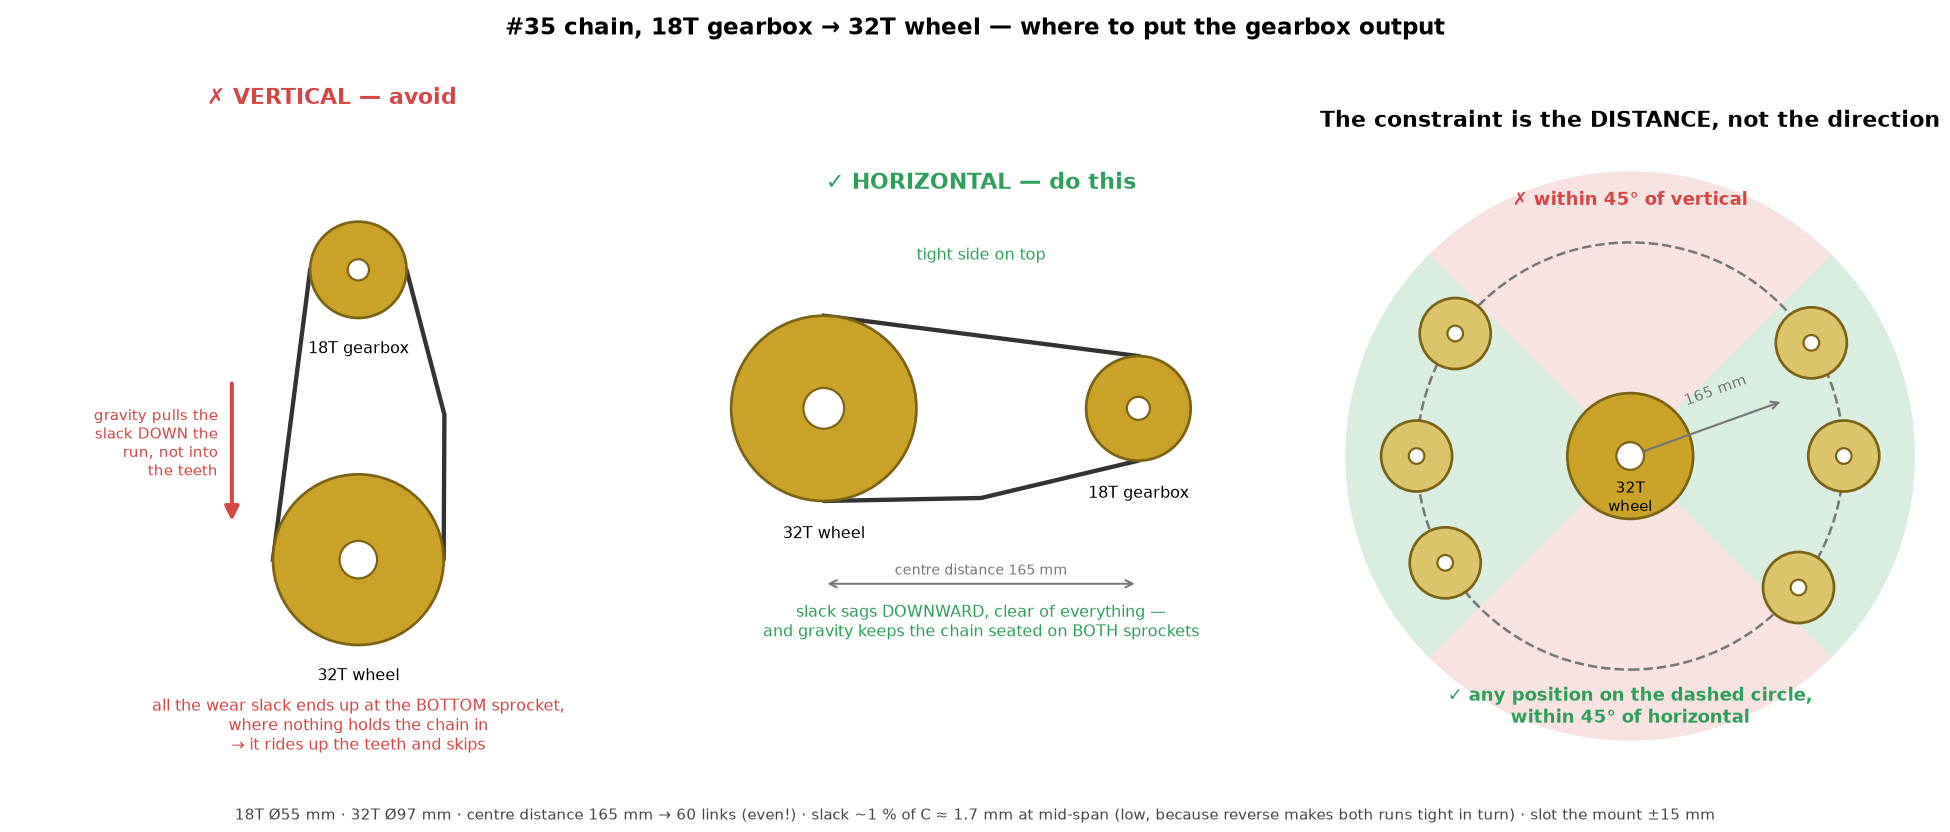

This figure's Python source:
# chain_layout.py — Where to put the gearbox output sprocket relative to the wheel one.
# #35 chain, 18T (gearbox) → 32T (wheel) — 25T until 2026-09-29. See doc/reducteur.md. Regenerate:
#   . .venv-schem/bin/activate && python doc/schematics/chain_layout.py
import math

import matplotlib
matplotlib.use('Agg')
import matplotlib.pyplot as plt
from matplotlib.patches import Circle, Wedge, FancyArrowPatch

P = 9.525                      # #35 pitch (mm)
N_GB = 18                      # gearbox-output sprocket (was 25 until 2026-09-29)
R_GB = P / (2 * math.sin(math.pi / N_GB))   # 27.4 mm pitch radius
R32 = P / (2 * math.sin(math.pi / 32))   # 48.6 mm
C = 165.0                      # chosen centre distance (mm) — short, fits the frame

BAD, GOOD, CHAIN, DIM = '#d64545', '#2e9e5b', '#333333', '#777777'


def sprocket(ax, xy, r, label, color='#c9a227'):
    ax.add_patch(Circle(xy, r, fc=color, ec='#7a6316', lw=1.5, zorder=3))
    ax.add_patch(Circle(xy, r * 0.22, fc='white', ec='#7a6316', lw=1.2, zorder=4))
    ax.text(xy[0], xy[1] - r - 13, label, ha='center', va='top', fontsize=9, zorder=5)


def chain_runs(ax, a, ra, b, rb, sag_dir, sag, style='-'):
    """Two tangent runs; the SLACK one bows by `sag` along sag_dir (unit vector)."""
    ang = math.atan2(b[1] - a[1], b[0] - a[0])
    for side in (+1, -1):
        n = (math.cos(ang + side * math.pi / 2), math.sin(ang + side * math.pi / 2))
        p0 = (a[0] + n[0] * ra, a[1] + n[1] * ra)
        p1 = (b[0] + n[0] * rb, b[1] + n[1] * rb)
        # the run whose normal points along sag_dir is the slack one
        slack = (n[0] * sag_dir[0] + n[1] * sag_dir[1]) > 0.3
        if slack and sag > 0:
            mx = (p0[0] + p1[0]) / 2 + sag_dir[0] * sag
            my = (p0[1] + p1[1]) / 2 + sag_dir[1] * sag
            ax.plot([p0[0], mx, p1[0]], [p0[1], my, p1[1]], style,
                    color=CHAIN, lw=2.4, zorder=2, solid_capstyle='round')
        else:
            ax.plot([p0[0], p1[0]], [p0[1], p1[1]], style, color=CHAIN, lw=2.4, zorder=2)


fig, axes = plt.subplots(1, 3, figsize=(15, 6.4))
fig.suptitle(f"#35 chain, {N_GB}T gearbox → 32T wheel — where to put the gearbox output",
             fontsize=13, fontweight='bold')

# ── 1. VERTICAL: what the user correctly predicted ──
ax = axes[0]
wheel, gear = (0, 0), (0, C)
sprocket(ax, wheel, R32, "32T wheel")
sprocket(ax, gear, R_GB, f"{N_GB}T gearbox")
chain_runs(ax, wheel, R32, gear, R_GB, (1, 0), 11)
ax.add_patch(FancyArrowPatch((-72, C * 0.62), (-72, 20), arrowstyle='-|>',
                             mutation_scale=16, color=BAD, lw=2.2))
ax.text(-80, C * 0.40, "gravity pulls the\nslack DOWN the\nrun, not into\nthe teeth",
        ha='right', va='center', fontsize=8.5, color=BAD)
ax.text(0, -78, "all the wear slack ends up at the BOTTOM sprocket,\nwhere nothing holds the chain in\n→ it rides up the teeth and skips",
        ha='center', va='top', fontsize=9, color=BAD)
ax.set_title("✗ VERTICAL — avoid", color=BAD, fontweight='bold', pad=16)
ax.set_xlim(-150, 120); ax.set_ylim(-125, C + 78)

# ── 2. HORIZONTAL: the recommendation ──
ax = axes[1]
wheel, gear = (0, 0), (C, 0)
sprocket(ax, wheel, R32, "32T wheel")
sprocket(ax, gear, R_GB, f"{N_GB}T gearbox")
chain_runs(ax, wheel, R32, gear, R_GB, (0, -1), 9)
ax.text(C / 2, 78, "tight side on top", ha='center', fontsize=9, color=GOOD)
ax.annotate("", xy=(0, -92), xytext=(C, -92),
            arrowprops=dict(arrowstyle='<->', color=DIM, lw=1.1))
ax.text(C / 2, -89, f"centre distance {C:.0f} mm", ha='center', va='bottom', fontsize=8, color=DIM)
ax.text(C / 2, -102, "slack sags DOWNWARD, clear of everything —\nand gravity keeps the chain seated on BOTH sprockets",
        ha='center', va='top', fontsize=9, color=GOOD)
ax.set_title("✓ HORIZONTAL — do this", color=GOOD, fontweight='bold', pad=16)
ax.set_xlim(-75, C + 75); ax.set_ylim(-150, 100)

# ── 3. The usable ARC: it is a distance, not a point ──
ax = axes[2]
wheel = (0, 0)
RB = C + 55
for a0, a1 in ((-45, 45), (135, 225)):
    ax.add_patch(Wedge(wheel, RB, a0, a1, fc=GOOD, alpha=.18, zorder=0))
for a0, a1 in ((45, 135), (225, 315)):
    ax.add_patch(Wedge(wheel, RB, a0, a1, fc=BAD, alpha=.15, zorder=0))
ax.add_patch(Circle(wheel, C, fill=False, ls='--', lw=1.4, ec=DIM, zorder=1))
sprocket(ax, wheel, R32, "")
for ang in (0, 32, -38, 180, 145, -150):
    r = math.radians(ang)
    sprocket(ax, (C * math.cos(r), C * math.sin(r)), R_GB, '', color='#dcc46a')
ax.text(0, RB - 26, "✗ within 45° of vertical", ha='center', fontsize=10,
        color=BAD, fontweight='bold')
ax.text(0, -RB + 14, "✓ any position on the dashed circle,\nwithin 45° of horizontal",
        ha='center', fontsize=10, color=GOOD, fontweight='bold')
ax.text(0, -18, "32T\nwheel", ha='center', va='top', fontsize=8.5)
ax.annotate("", xy=(C * 0.72, C * 0.72 * 0.36), xytext=(0, 0),
            arrowprops=dict(arrowstyle='->', color=DIM, lw=1.2))
ax.text(C * 0.40, C * 0.22, f"{C:.0f} mm", fontsize=8.5, color=DIM,
        rotation=20, ha='center', va='bottom')
ax.set_title("The constraint is the DISTANCE, not the direction",
             fontweight='bold', pad=16)
ax.set_xlim(-RB - 12, RB + 12); ax.set_ylim(-RB - 12, RB + 12)

for ax in axes:
    ax.set_aspect('equal')
    ax.axis('off')

LINKS = math.ceil(2*C/P + (N_GB+32)/2 + ((32-N_GB)/(2*math.pi))**2 * P/C)
LINKS += LINKS % 2      # an odd count needs a cranked link: ~20 % weaker
fig.text(0.5, 0.015,
         f"{N_GB}T Ø{2*R_GB:.0f} mm · 32T Ø{2*R32:.0f} mm · centre distance {C:.0f} mm → {LINKS} links (even!) · "
         f"slack ~1 % of C ≈ {C*0.01:.1f} mm at mid-span (low, because reverse makes both runs tight in turn) · "
         "slot the mount ±15 mm",
         ha='center', fontsize=8.5, color='#444')
fig.tight_layout(rect=[0, 0.04, 1, 0.95])
fig.savefig('doc/schematics/chain_layout.png', dpi=130)
print("doc/schematics/chain_layout.png written")
